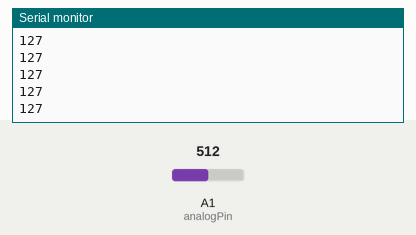
Bench run of a sketch on a simulated Arduino Uno, built with avr-gcc and run on an emulated ATmega328P. Parts: the last lines printed to the serial monitor. Inputs (shaded band) come from the test bench; at power-on: A1 (analogPin) = 512.

Above: at 1.2 s.
1.3 s: A1 (analogPin) set to 716
At 1.31 s:
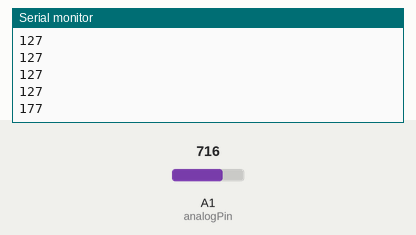
2.8 s: A1 (analogPin) set to 900
At 2.82 s:
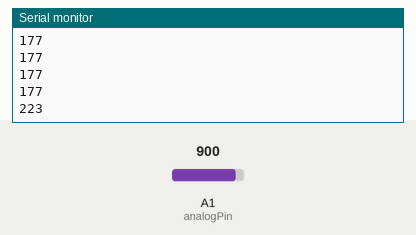
Timing chart, 0 to 5.8 s (numbered marks = the images above; inputs shaded):
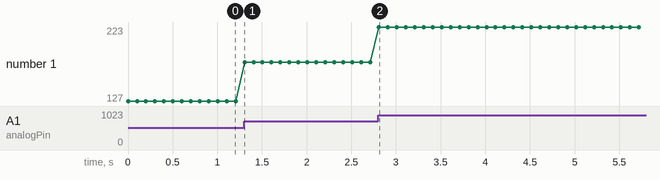

The sketch:

Zadatak08Slave.ino
```cpp
//Slave Sender
#include <Wire.h>

int value = 0;
int analogPin = 1;
int value_send = 0;

void setup() {
  Serial.begin(9600);
  Wire.begin(8);
  Wire.onRequest(requestEvent);
}

void loop() {
  value = analogRead(analogPin);
  value_send = map(value, 0, 1023, 0, 254);
  Serial.println(value_send);
  delay(100);
}

void requestEvent() {
  Wire.write(value_send);
}
```

Measured:
- after the input at 1.3 s, the serial monitor: prints a new line at once (image 1)
- after the input at 2.8 s, the serial monitor: prints a new line at once (image 2)
- plotted number 1: 127 → 177 after the input at 1.3 s, 177 → 223 after the input at 2.8 s
